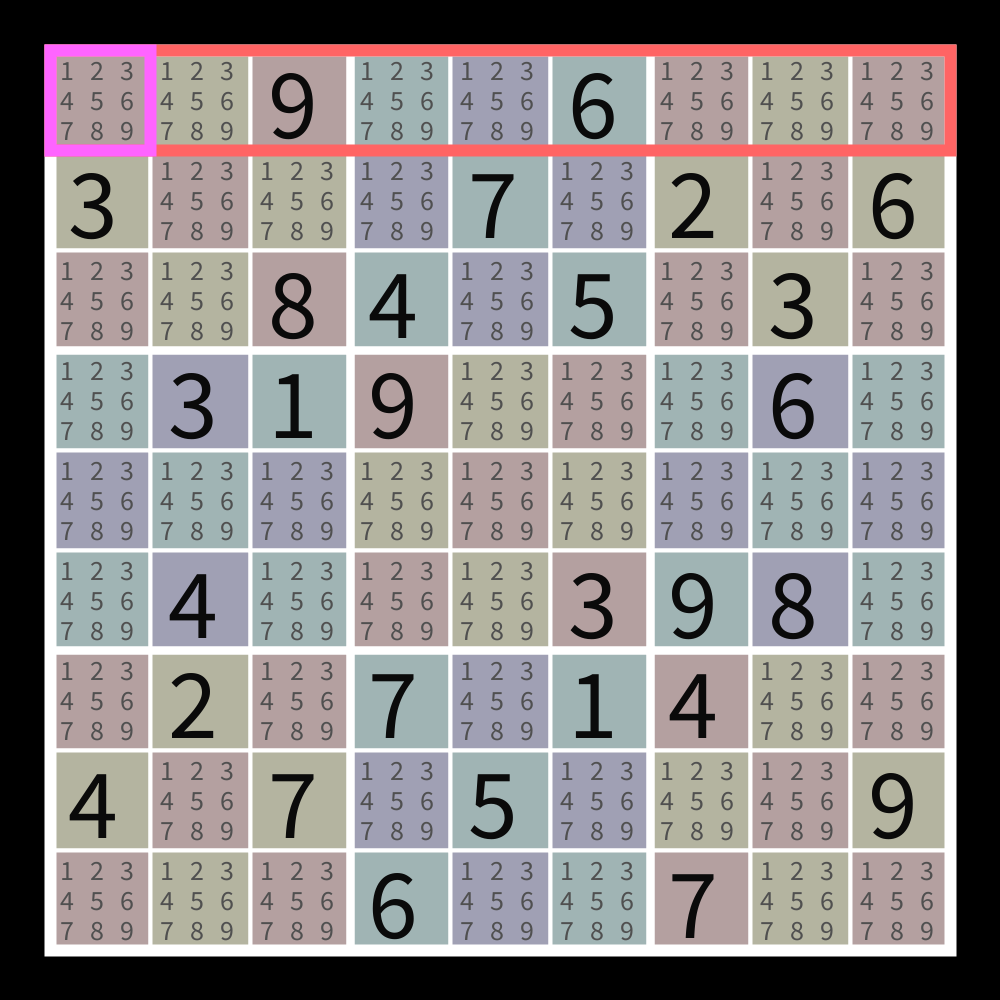
Frame 1 (no input)
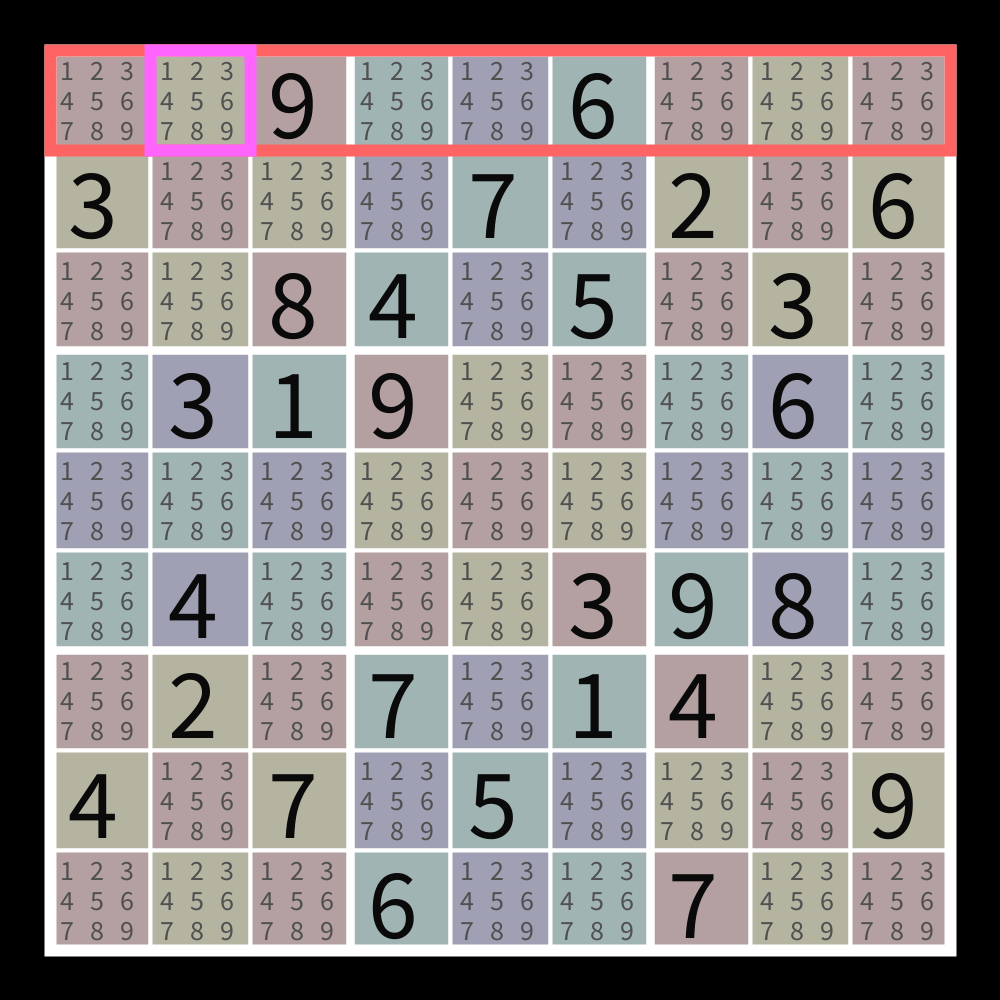
Frame 2 (the mouse pressed at the canvas centre, redrawn once)

The Processing sketch that drew these frames (run headless with seeded random() and noise(); the mouse was pressed at the canvas centre and the sketch redrawn once):

// Processing sketch: SudokuV3
// ── SudokuV3.pde

/*

terminology

sqr =  a 1 by 1 square on the grid    
row =  a 9 by 1 horizontal bar on the grid made from 9 squares  
col =  a 1 by 9 vertical bar on the grid made from 9 squares 
box =  a 3 by 3 box on the grid made from squares)
grid = the 9 by 9 grid of 81 squares 


Pseudo Code  (* = real code written)

* rotate array so the entry grid displays right
* initialise the workGrid array

* drawGrid 
*  draw 81  1 by 1 outlines
*  draw  9  3 by 3 outlines
*  draw  1  9 by 9 outline
* 
* drawNumbers
*  draw the non blank numbers from the grid array
*  in the blank squares display a mini 3x3 grid of the current possibles numbers from the workgrid array   

check each horizontal line to remove any numbers already correct for that line
  hilite line being processed
  hilite 1x1 box being processed
   

check each horizontal line to remove any numbers already correct for that line
  hilite line being processed
  hilite 1x1 box being processed 

check each 3x3 square to remove any numbers already correct for that square
  hilite 3x3 box being processed
  hilite 1x1 box being processed

check each square in the 9x9 workgrid for single candidate squares
  hilite 1x1 box being processed

data array formats

grid [0..8][0..8] contains the puzzle. 
  0      = square is unsolved                   (draw as blank to start)
  1..9   = solved square was supplied at start  (number drawn in black )
  11..19 = square solved by this program        (number drawn in white )
  
workgrid [0..8]  [0..8]    [0..9]
         gridx    gridy  candidatelist
  0 = true (this square has been solved) false (there is more than one candidate for this square) 
  1 = true (1 is an option) false (1 has been dismissed)
  2 = true (2 is an option) false (2 has been dismissed)
  .
  .
  9 = true (9 is an option) false (9 has been dismissed)
  

Routines to write

*/
 

/* the sudoku to solve */

int[][] entryGrid = { 
  {0,0,9,0,0,6,0,0,0}, 
  {3,0,0,0,7,0,2,0,6}, 
  {0,0,8,4,0,5,0,3,0},
  {0,3,1,9,0,0,0,6,0},
  {0,0,0,0,0,0,0,0,0},
  {0,4,0,0,0,3,9,8,0},
  {0,2,0,7,0,1,4,0,0},
  {4,0,7,0,5,0,0,0,9},
  {0,0,0,6,0,0,7,0,0}}
  ; 

int[][] grid = new int[9][9]; // [x]  [y] 

/* the sudoku work grid with the current candidate numbers */
boolean [][][] workGrid = new boolean[9][9][10]; // [x]  [y] [nums]

int offset    =  50 ;  /* from top and left of screen */
int boxsize   = 100 ;  /* size of 1x1 box */

int xx        = 0   ;
int yy        = 0   ;
int sx        = 0   ;
int sy        = 0   ;
int checkStep = 0   ;
boolean newCheck = true ;

void setup() {
  println("Setup Started");
  println("  Size");
  size(1000, 1000);
  // frameRate(2);
  println("  Background");
  background(0);
  rotateArray() ;
  workGridInit() ;
  println("Setup Ended");
  noLoop() ;
}

void mouseClicked() {
  redraw() ; 
}

void rotateArray() {
  for (int x = 0 ; x < 9 ; x++) {
    for (int y = 0 ; y < 9 ; y++) {
      grid[y][x] = entryGrid[x][y] ;
    }
  }
}

void workGridInit() {
  println("workGridInit Started");
  for (int x = 0; x < 9 ; x++) {
    for (int y = 0; y < 9 ;y++) {
      if (grid[x][y] == 0 ) {
        for (int z =0 ; z < 10 ;z++) {
          println("x,y,z = ",x,y,z);
          workGrid[x][y][z] = true ;
        }
      }
    }
  }
  println("workGridInit Ended");
}

//void myLoop() {
//  println("myLoop Started");
//  drawGrid() ;
//  drawNumbers() ;
//  runChecks() ;
//  println("myLoop Ended");
//}
 
 
void drawGrid() {
  println("drawgrid Started");
  /* 1x1 boxes */
  stroke(255) ;
  fill(0) ;
  strokeWeight(4) ;

  for (int x = 0 ; x < 9 ; x++) { 
    for (int y = 0 ; y < 9 ; y++) {
      if ( (x/3 + y/3 * 3) % 2 == 0 ) { 
        if ( (x + y * 9) % 2 == 0 ) { 
          fill(180,160,160) ; 
        } else {
          fill(180,180,160) ;
        }
      } else {
        if ( (x + y * 9) % 2 == 0 ) { 
          fill(160,160,180) ; 
        } else {
          fill(160,180,180) ;
        }
      }
      rect(offset + x * boxsize , offset + y * boxsize , boxsize , boxsize ) ;
    }
  }

  /* 3x3 boxes */
  stroke(255) ;
  noFill() ;
  strokeWeight(8) ;

  for (int x = 0 ; x < 3 ; x++) { 
    for (int y = 0 ; y < 3 ; y++) {
      rect(offset + x * boxsize * 3, offset + y * boxsize * 3, boxsize * 3, boxsize * 3) ;
    }
  }

  
  /* 9x9 box */
  stroke(255) ;
  noFill() ;
  strokeWeight(12) ;

  rect(offset, offset, boxsize * 9, boxsize * 9) ;
  println("drawGrid Ended");
}

void drawNumbers() {
  println("drawNumbers Started");

  for (int gridx = 0 ; gridx < 9 ; gridx++) {
    for (int gridy = 0 ; gridy < 9 ; gridy++) {
      textSize(100) ;
      fill(10) ;
      int number = grid[gridx][gridy] ;
      if (number > 0) {
        String num = str(number) ;
        text(num, gridx * boxsize + 68, gridy * boxsize + 138 ) ;
      } else {
        textSize(28) ;
        fill(80) ;
        for (int x = 0 ; x < 3 ; x++) {
          for (int y = 0 ; y < 3 ; y++) {
            int candidate = y * 3 + x + 1 ;
            // println("gridx,gridy,candidate = ",gridx,gridy,candidate);
            if (workGrid[gridx][gridy][candidate] == true) {
              String boxnum = str(candidate) ;
              text(boxnum, gridx * boxsize + 60 + x * 30, gridy * boxsize + 80 + y * 30 ) ;
            }
          }
        }
      }
    }
  }
  println("drawNumbers Ended");
}

void runChecks() {
  checkRows() ;
  checkCols() ;
  checkBoxs() ;
}

void checkRows() {
//  for (int row = 0 ; row < 9 ; row++) {
//    drawGrid() ;
//    drawNumbers() ;
//    hiliteRow(row) ;
//    redraw() ;
//    delay(1000);
//  }
}

void checkCols() {
}

void checkBoxs() {
}

void hiliteSqr(int hx, int hy) {
      stroke(255,100,255) ;
      rect(offset +  boxsize * hx , offset +  boxsize * hy , boxsize , boxsize ) ;
}



void hilite(int htype, int hx, int hy) {
  println("hilite Started");
  strokeWeight(12) ;
  noFill() ;

  switch(htype) {
    case 0:    // hilite row
      stroke(255,100,100) ;
      rect(offset , offset +  boxsize * hy , boxsize * 9 , boxsize ) ;
      break;
    case 1:    // hilite column
      stroke(100,255,100) ;
      rect(offset + boxsize * hx, offset , boxsize , boxsize * 9  ) ;   
      break;
    case 2:    // hilite box 3x3
      stroke(100,100,255) ;
      rect(offset +  boxsize * hx * 3, offset +  boxsize * hy * 3 , boxsize * 3 , boxsize * 3  ) ;
      break;
  }
  println("hilite Ended");
}

void draw() {
  println("   ");  
  println("draw Started");
  background(0) ;
  drawGrid() ;
  drawNumbers() ;
  // runChecks() ;

  switch(checkStep) {
    case 0:    // hilite row
      hilite(checkStep,0,yy) ;
      // process 1x1s here ?
      if (newCheck) {
        sx = 0 ;
        newCheck = false ;
      }
      hiliteSqr(sx, yy) ;
      sx++ ;
      if (sx > 8) {
        newCheck = true ;
        yy++ ;
        if (yy > 8) {
          yy = 0 ;
          checkStep++ ;
        } 
      }
      break ;

    case 1:    // hilite column
      hilite(checkStep,xx,0) ;
      // process 1x1s here ?
      if (newCheck) {
        sy = 0 ;
        newCheck = false ;
      }
      hiliteSqr(xx, sy) ;
      sy++ ;
      if (sy > 8) {
        newCheck = true ;
        xx++ ;
        if (xx > 8) {
          xx = 0 ;
          checkStep++ ;
        } 
      }
      break ;

    case 2:    // hilite 3x3  
      hilite(checkStep,xx++,yy) ;
      if (xx > 2) {
        xx = 0 ;
        yy++   ;
      }
      if (yy > 2) {
        yy = 0 ;
        checkStep++ ;
        newCheck = true ;
      }
      break ;
//    case 3:    // hilite 1x1
//      hilite(3,xx,yy) ;
//      xx++ ;
//      if (xx > 8) {
//        xx = 0 ;
//        yy++ ;
//      }
//      if (yy > 8) {
//        yy = 0 ;
//        htype = 0 ;
//      }
//      break ;
  }
  if (checkStep > 2) checkStep = 9 ;
  println("checkStep,newCheck,xx,yy,sx,sy",checkStep,newCheck,xx,yy,sx,sy) ;
  println("draw Ended");
}
